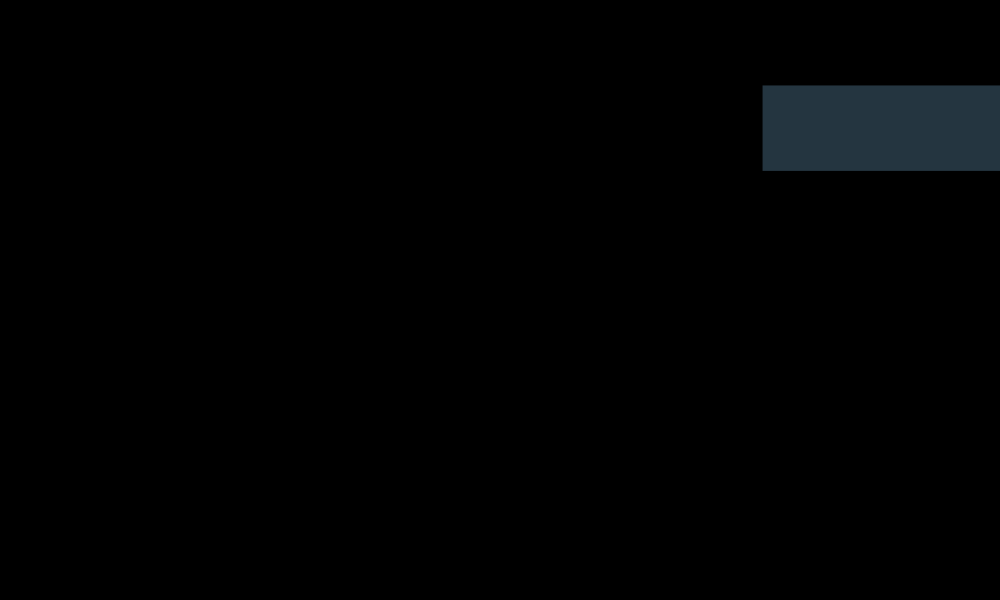
Frame 1 (no input)
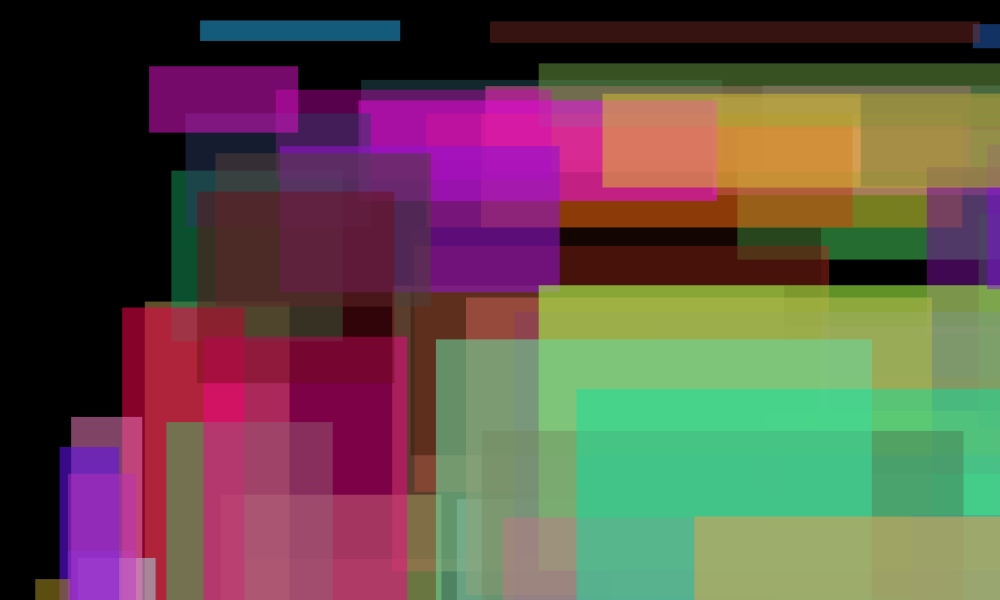
Frame 60 (the mouse pressed at the canvas centre just before this capture)
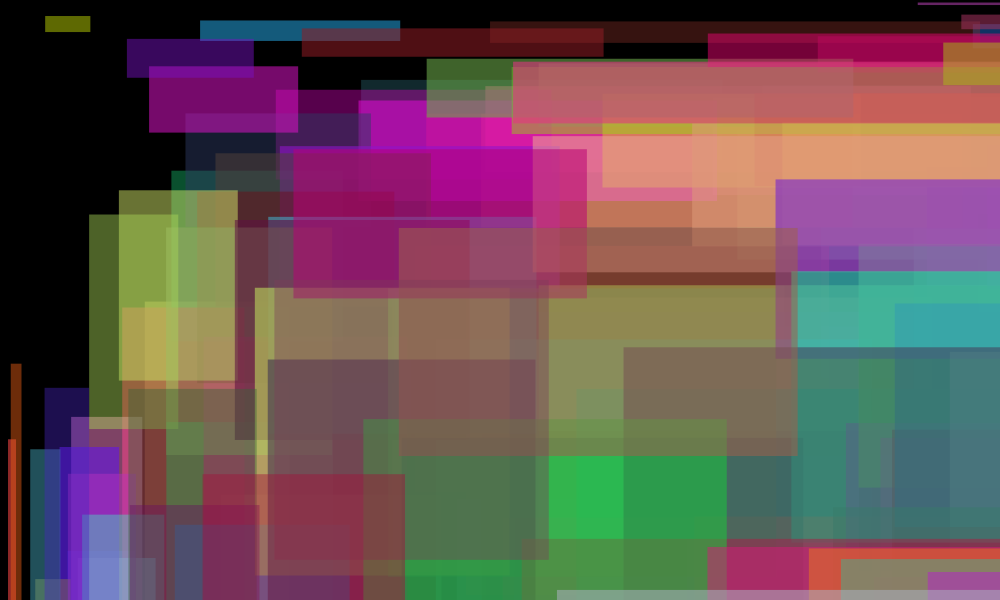
Frame 120 (the mouse held since frame 60 and released just before this capture)

The Processing sketch that drew these frames (run headless with seeded random() and noise(); from frame 60 on, the mouse is pressed at the canvas centre):

// Processing sketch: stained_glass
// ── stained_glass.pde




void setup(){
size(1000,600);
background(0);
ellipseMode(CENTER);
}
void draw(){
frameRate(20);
//sphere chance
float sc = random(0,3);
float rws = random(width);
float rhs = random(height);
//random width & height
float rw = width-random(width);
float rh = height-random(height);
fill(random(255),random(255),random(255),(random(100,150)));
noStroke();
rect(rw, rh,rw,rh);
}
